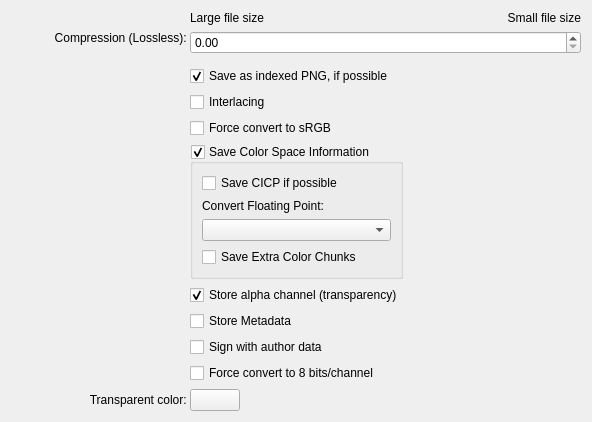
<?xml version="1.0" encoding="UTF-8"?>
<ui version="4.0">
 <author>
    SPDX-FileCopyrightText: none
    SPDX-License-Identifier: GPL-3.0-or-later
  </author>
 <class>KisWdgOptionsPNG</class>
 <widget class="QWidget" name="KisWdgOptionsPNG">
  <property name="geometry">
   <rect>
    <x>0</x>
    <y>0</y>
    <width>592</width>
    <height>381</height>
   </rect>
  </property>
  <property name="windowTitle">
   <string>PNG Options</string>
  </property>
  <layout class="QGridLayout" name="gridLayout">
   <item row="0" column="0">
    <layout class="QGridLayout">
     <property name="leftMargin">
      <number>0</number>
     </property>
     <property name="topMargin">
      <number>0</number>
     </property>
     <property name="rightMargin">
      <number>0</number>
     </property>
     <property name="bottomMargin">
      <number>0</number>
     </property>
     <property name="horizontalSpacing">
      <number>0</number>
     </property>
     <property name="verticalSpacing">
      <number>6</number>
     </property>
     <item row="1" column="0" rowspan="2">
      <widget class="QLabel" name="textLabel1">
       <property name="toolTip">
        <string>Note: the compression level does not change the quality of the result</string>
       </property>
       <property name="whatsThis">
        <string>&lt;p&gt;Adjust the compression time. Better compression takes longer.
&lt;br&gt;Note: the compression level does not change the quality of the result.&lt;/p&gt;</string>
       </property>
       <property name="text">
        <string>Compression (Lossless): </string>
       </property>
       <property name="alignment">
        <set>Qt::AlignmentFlag::AlignRight|Qt::AlignmentFlag::AlignTop|Qt::AlignmentFlag::AlignTrailing</set>
       </property>
      </widget>
     </item>
     <item row="1" column="1" colspan="2">
      <widget class="KisDoubleSliderSpinBox" name="compressionLevel">
       <property name="toolTip">
        <string>Note: the compression level does not change the quality of the result</string>
       </property>
       <property name="whatsThis">
        <string>&lt;p&gt;Adjust the compression time. Better compression takes longer.
&lt;br&gt;Note: the compression level does not change the quality of the result.&lt;/p&gt;</string>
       </property>
      </widget>
     </item>
     <item row="11" column="1">
      <widget class="KisColorButton" name="bnTransparencyFillColor">
       <property name="sizePolicy">
        <sizepolicy hsizetype="Fixed" vsizetype="Fixed">
         <horstretch>0</horstretch>
         <verstretch>0</verstretch>
        </sizepolicy>
       </property>
       <property name="minimumSize">
        <size>
         <width>50</width>
         <height>0</height>
        </size>
       </property>
       <property name="toolTip">
        <string>&lt;html&gt;&lt;head/&gt;&lt;body&gt;&lt;p&gt;Background color to replace transparent pixels with.&lt;/p&gt;&lt;/body&gt;&lt;/html&gt;</string>
       </property>
      </widget>
     </item>
     <item row="11" column="0">
      <widget class="QLabel" name="label_4">
       <property name="text">
        <string>Transparent color: </string>
       </property>
       <property name="alignment">
        <set>Qt::AlignmentFlag::AlignRight|Qt::AlignmentFlag::AlignTrailing|Qt::AlignmentFlag::AlignVCenter</set>
       </property>
      </widget>
     </item>
     <item row="10" column="1">
      <widget class="QCheckBox" name="chkDownsample">
       <property name="text">
        <string>Force convert to 8 bits/channel</string>
       </property>
      </widget>
     </item>
     <item row="3" column="1">
      <widget class="QCheckBox" name="tryToSaveAsIndexed">
       <property name="toolTip">
        <string>Indexed PNG images are smaller. If you enabled this option, your image will be analyzed to see whether it is possible to save as an indexed PNG.</string>
       </property>
       <property name="text">
        <string>Save as indexed PNG, if possible</string>
       </property>
       <property name="checked">
        <bool>true</bool>
       </property>
      </widget>
     </item>
     <item row="9" column="1">
      <widget class="QCheckBox" name="chkAuthor">
       <property name="toolTip">
        <string>&lt;html&gt;&lt;head/&gt;&lt;body&gt;&lt;p&gt;Save author nickname and the first contact information of the author profile into the png, if possible.&lt;/p&gt;&lt;/body&gt;&lt;/html&gt;</string>
       </property>
       <property name="text">
        <string>Sign with author data</string>
       </property>
      </widget>
     </item>
     <item row="0" column="1">
      <widget class="QLabel" name="textLabel3">
       <property name="whatsThis">
        <string>&lt;p&gt;Adjust the compression time. Better compression takes longer.
&lt;br&gt;Note: the compression level does not change the quality of the result.&lt;/p&gt;</string>
       </property>
       <property name="text">
        <string comment="The file will save fast but will not be compressed a lot">Large file size</string>
       </property>
      </widget>
     </item>
     <item row="7" column="1">
      <widget class="QCheckBox" name="alpha">
       <property name="toolTip">
        <string>Disable to get smaller files if your image has no transparency</string>
       </property>
       <property name="whatsThis">
        <string>&lt;p&gt;The Portable Network Graphics (PNG) file format allows transparency in your image to be stored by saving an alpha channel.
You can uncheck the box if you are not using transparency and you want to make the resulting file smaller .&lt;br&gt;Always saving the alpha channel is recommended.&lt;/p&gt;</string>
       </property>
       <property name="text">
        <string>Store alpha channel (transparency)</string>
       </property>
       <property name="checked">
        <bool>true</bool>
       </property>
      </widget>
     </item>
     <item row="5" column="1">
      <widget class="QCheckBox" name="chkForceSRGB">
       <property name="text">
        <string>Force convert to sRGB</string>
       </property>
      </widget>
     </item>
     <item row="0" column="2">
      <widget class="QLabel" name="textLabel4_2">
       <property name="whatsThis">
        <string>&lt;p&gt;Adjust the compression time. Better compression takes longer.
&lt;br&gt;Note: the compression level does not change the quality of the result.&lt;/p&gt;</string>
       </property>
       <property name="text">
        <string comment="The compression will take a long time; saving the file will be slow.">Small file size</string>
       </property>
       <property name="alignment">
        <set>Qt::AlignmentFlag::AlignRight|Qt::AlignmentFlag::AlignTrailing|Qt::AlignmentFlag::AlignVCenter</set>
       </property>
      </widget>
     </item>
     <item row="8" column="1">
      <widget class="QCheckBox" name="chkMetaData">
       <property name="toolTip">
        <string>&lt;html&gt;&lt;head/&gt;&lt;body&gt;&lt;p&gt;Store information like keywords, title and subject and license, if possible.&lt;/p&gt;&lt;/body&gt;&lt;/html&gt;</string>
       </property>
       <property name="text">
        <string>Store Metadata</string>
       </property>
      </widget>
     </item>
     <item row="4" column="1">
      <widget class="QCheckBox" name="interlacing">
       <property name="toolTip">
        <string>Use interlacing when publishing on the Internet.</string>
       </property>
       <property name="whatsThis">
        <string>&lt;p&gt;Interlacing is useful if you intend to publish your image on the Internet.&lt;br&gt;
Enabling interlacing will cause the image to be displayed by the browser even while downloading.&lt;/p&gt;</string>
       </property>
       <property name="text">
        <string>Interlacing</string>
       </property>
      </widget>
     </item>
     <item row="6" column="1">
      <widget class="QGroupBox" name="gbSaveColorInfo">
       <property name="title">
        <string>Save Color Space Information</string>
       </property>
       <property name="checkable">
        <bool>true</bool>
       </property>
       <layout class="QVBoxLayout" name="verticalLayout">
        <item>
         <widget class="QCheckBox" name="chkCICP">
          <property name="text">
           <string>Save CICP if possible</string>
          </property>
         </widget>
        </item>
        <item>
         <widget class="QLabel" name="label">
          <property name="text">
           <string>Convert Floating Point:</string>
          </property>
         </widget>
        </item>
        <item>
         <widget class="QComboBox" name="cmbFloatingConversion"/>
        </item>
        <item>
         <widget class="QCheckBox" name="chkExtraColorChunks">
          <property name="toolTip">
           <string>Save Chroma, Gamma and sRGB chunks in addition to ICC or CICP data</string>
          </property>
          <property name="text">
           <string>Save Extra Color Chunks</string>
          </property>
         </widget>
        </item>
       </layout>
      </widget>
     </item>
    </layout>
   </item>
   <item row="6" column="0">
    <spacer>
     <property name="orientation">
      <enum>Qt::Orientation::Vertical</enum>
     </property>
     <property name="sizeType">
      <enum>QSizePolicy::Policy::Expanding</enum>
     </property>
     <property name="sizeHint" stdset="0">
      <size>
       <width>414</width>
       <height>16</height>
      </size>
     </property>
    </spacer>
   </item>
  </layout>
 </widget>
 <customwidgets>
  <customwidget>
   <class>KisColorButton</class>
   <extends>QPushButton</extends>
   <header>kis_color_button.h</header>
  </customwidget>
  <customwidget>
   <class>KisDoubleSliderSpinBox</class>
   <extends>QDoubleSpinBox</extends>
   <header>kis_slider_spin_box.h</header>
   <container>1</container>
  </customwidget>
 </customwidgets>
 <resources/>
 <connections/>
</ui>
